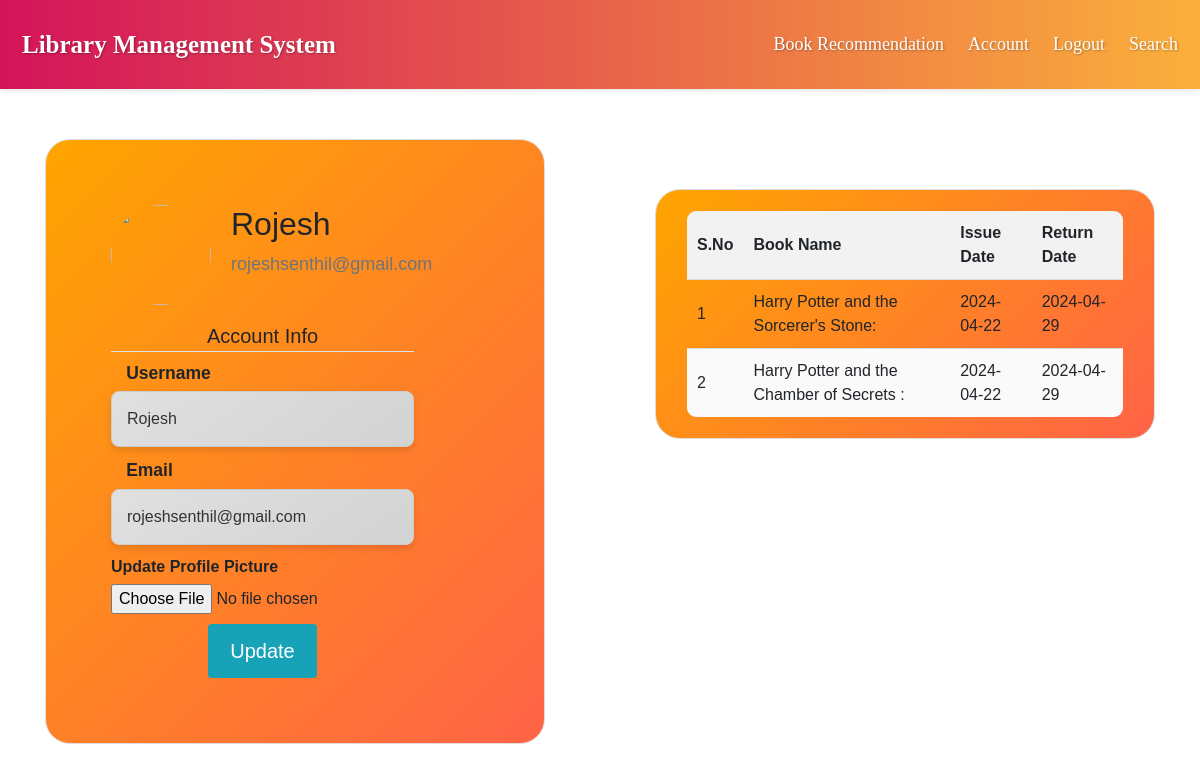
Page /account (signed in) on the committed database.
### LMS/models.py (models this page shows, shortened)
class User(db.Model, UserMixin):
    id = db.Column(db.Integer, primary_key=True)
    username = db.Column(db.String(20), unique=True, nullable=False)
    email = db.Column(db.String(120), unique=True, nullable=False)
    image_file = db.Column(db.String(20), nullable=False, default='default.jpg')
    password = db.Column(db.String(60), nullable=False)

class BorrowBook(db.Model):
    book_name = db.Column(db.Integer, nullable=False, primary_key=True)
    user_name = db.Column(db.Integer, nullable=False, primary_key=True)
    date_borrowed = db.Column(db.DateTime, nullable=False, default=datetime.utcnow)
    due_date = db.Column(db.DateTime, nullable=False, default=lambda: datetime.utcnow() + timedelta(days=7))

### LMS/routes.py (the view)
@app.route("/account", methods=['GET', 'POST'])
@login_required
def account():
    form = UpdateAccountForm()
    if form.validate_on_submit():
        if form.picture.data:
            picture_file = save_picture(form.picture.data)
            current_user.image_file = picture_file
        current_user.username = form.username.data
        current_user.email = form.email.data
        db.session.commit()
        flash('Your account has been updated!', 'success')
        return redirect(url_for('account'))
    elif request.method == 'GET':
        form.username.data = current_user.username
        form.email.data = current_user.email
    borrow_data = BorrowBook.query.filter_by(user_name=current_user.username).all()
    image_file = url_for('static', filename='profile_pics/' + current_user.image_file)
    return render_template('account.html', title='Account',
                           image_file=image_file, form=form, borrow_data=borrow_data)

### LMS/forms.py (shortened to what this page needs)
class UpdateAccountForm(FlaskForm):
    username = StringField('Username',
                           validators=[DataRequired(),Length(min=2 , max=20)])
    email = StringField('Email',validators=[DataRequired(),Email()])
    picture = FileField('Update Profile Picture', validators=[FileAllowed(['jpg','png','jpeg'])])
    submit = SubmitField('Update')

### LMS/models.py (called while the page is built)
@login_manager.user_loader
def load_user(user_id):
    return User.query.get(int(user_id))

### LMS/templates/account.html (shortened to what this page needs)
{% extends "layout.html" %}
{% block content %}
    <div class="my-main-section-account">
        <div class="media">
            <img class="rounded-circle account-img" src={{ image_file }}>
            <div class="media-body">
                <h2 class="account-heading">{{ current_user.username }}</h2>
                <p class="text-secondary">{{ current_user.email }}</p>
            </div>
        </div>
        <form method="POST" action="" enctype="multipart/form-data">
            <fieldset class="my-form-group" style="float:left">
                <legend class="my-border-bottom ">Account Info</legend>
                <div class="my-form-group">
                    {{ form.username.label(class="my-form-control-label") }}
                    {% if form.username.errors %}
                        {{ form.username(class="my-form-control my-form-control-lg is-invalid my-text-box") }}
                        <div class="my-invalid-feedback">
                            {% for error in form.username.errors %}
                                <span>{{ error }}</span>
                            {% endfor %}
                        </div>
                    {% else %}
                        {{ form.username(class="my-form-control my-form-control-lg my-text-box") }}
                    {% endif %}
                </div>
                <div class="my-form-group">
                    {{ form.email.label(class="my-form-control-label") }}
                    {% if form.email.errors %}
                        {{ form.email(class="my-form-control my-form-control-lg is-invalid my-text-box") }}
                        <div class="my-invalid-feedback">
                            {% for error in form.email.errors %}
                                <span>{{ error }}</span>
                            {% endfor %}
                        </div>
                    {% else %}
                        {{ form.email(class="my-form-control my-form-control-lg my-text-box") }}
                    {% endif %}
                </div>
                <div class="my-form-group">
                    {{ form.picture.label() }}
                    {{ form.picture(class="my-form-control-file") }}
                </div>
            <div class="my-form-group">
                {{ form.submit(class="my-btn my-btn-outline-info") }}
            </div>
        </form>
    </div>
    <div class="my-table-section" style="float:right">
        <table>
            <thead>
                <tr>
                    <th>S.No</th>
                    <th>Book Name</th>
                    <th>Issue Date</th>
                    <th>Return Date</th>
                </tr>
            </thead>
            <tbody>
                {% for data in borrow_data %}
                <tr>
                    <td>{{ loop.index }}</td>
                    <td>{{ data.book_name }}</td>
                    <td>{{ data.date_borrowed.strftime('%Y-%m-%d') }}</td>
                    <td>{{ data.due_date.strftime('%Y-%m-%d') }}</td>
                </tr>
                {% endfor %}
            </tbody>
        </table>
    </div>
{% endblock content %}

### LMS/templates/layout.html (shortened to what this page needs)
<!DOCTYPE html>
<html>
<head>
    <link rel="stylesheet" href="https://maxcdn.bootstrapcdn.com/bootstrap/4.0.0/css/bootstrap.min.css">
    <link rel="stylesheet" type="text/css" href="{{ url_for('static', filename='main.css') }}">
</head>
<body>
  <header class="site-header">
    <div class="header">
      <a href="/" class="logo">Library Management System</a>
      <div class="header-right">
        {% if current_user.is_authenticated %}
          <a href="{{ url_for('chat') }}">Book Recommendation</a>
          <a href="{{ url_for('account') }}">Account</a>
          <a href="{{ url_for('logout') }}">Logout</a>
          <a href="{{ url_for('search') }}">Search</a>
        {% else %}
          <a href="{{ url_for('login') }}">Login</a>
          <a href="{{ url_for('register') }}">Register</a>
        {% endif %}
      </div>
    </div>
  </header>
    <main role="main" class="container">
          {% block content %}{% endblock %}
    </main>
</body>
</html>

### LMS/static/main.css (style rules this page uses)
body, html { height: 100%; font-size: 16px; }
body { background-repeat: no-repeat; background-position: center; background-size: cover; }
* { box-sizing: border-box; }
body { margin: 0; font-family: Arial, Helvetica, sans-serif; }
.header { overflow: hidden; background: linear-gradient(to right, #D4145A , #FBB03B); padding: 20px 10px; box-shadow: 0px 2px 5px rgba(0, 0, 0, 0.1); color: white; text-shadow: 1px 1px 2px rgba(0, 0, 0, 0.3); }
.header a { float: left; color: white; text-align: center; font-family: 'Indie Flower', cursive; padding: 12px; text-decoration: none; font-size: 18px; line-height: 25px; border-radius: 4px; }
.header a.logo { font-size: 25px; font-weight: bold; }
.header-right { float: right; }
.my-form-group { text-align: center; }
.my-form-group label { display: block; margin-bottom: 5px; font-weight: bold; text-align: left; }
.my-form-control { display: block; width: 100%; padding: 10px; border: 1px solid #ccc; border-radius: 4px; box-sizing: border-box; margin: 0 auto; margin-bottom: 10px; }
.my-form-control-label { display: inline-block; max-width: 100%; margin-bottom: 0.5rem; font-weight: bold; margin-left: 5%; font-size: 17.5px; align-items: left; }
.my-border-bottom { border-bottom: 1px solid #dee2e6; transition: border-color 0.3s ease-in-out; animation: my-borderTransition 1s infinite; font-size: 20px; }
.my-btn { margin-top: 10px; display: inline-block; padding: 10px 20px; font-size: 20px; cursor: pointer; border-radius: 4px; border: none; transition: transform 0.3s, box-shadow 0.3s; }
.my-btn-outline-info { background-color: #17a2b8; color: #fff; border: 2px solid #17a2b8; transition: background-color 0.3s, color 0.3s, border-color 0.3s; }
.my-text-box { background: linear-gradient(145deg, #e0e0e0, #d3d3d3); border: 1px solid #ccc; border-radius: 8px; padding: 15px; box-shadow: 0px 4px 6px rgba(0, 0, 0, 0.1); color: #333; transition: all 0.3s ease; }
.my-text-box::placeholder { color: black; }
p { font-size: 18px; margin-bottom: 30px; }
.my-main-section-account { background: linear-gradient(135deg, #FFA500, #FF6347); padding: 65px 65px; height: fit-content; border: 1px solid #dddddd; border-radius: 25px; margin-bottom: 20px; margin-top: 50px; animation: my-slideDown 1s forwards; width: 500px; }
.my-table-section { padding: 20px 30px; border: 1px solid #dddddd; background: linear-gradient(135deg, #FFA500, #FF6347); border-radius: 25px; margin-bottom: 20px; margin-top: 100px; animation: my-slideDown 1s forwards; width: 500px; }
.account-img { height: 100px; width: 100px; margin-right: 20px; margin-bottom: 16px; }
table { border-collapse: collapse; width: 100%; font-family: Arial, sans-serif; border: 1px solid #dddddd; border-radius: 10px; overflow: hidden; }
th { background-color: #f2f2f2; padding: 10px; border-bottom: 1px solid #dddddd; }
td { text-align: left; padding: 10px; border-bottom: 1px solid #dddddd; }
tr:nth-child(even) { background-color: #fafafa; }

### LMS/templates/account.html (style rules this page uses)
.my-main-section-account, .my-table-section { display: inline-block; vertical-align: top; }

### rows in the picture
User: username "Rojesh", email "rojeshsenthil@gmail.com"
BorrowBook: book_name "Harry Potter and the Sorcerer's Stone:", date_borrowed "2024-04-22", due_date "2024-04-29"
BorrowBook: book_name "Harry Potter and the Chamber of Secrets :", date_borrowed "2024-04-22", due_date "2024-04-29"
